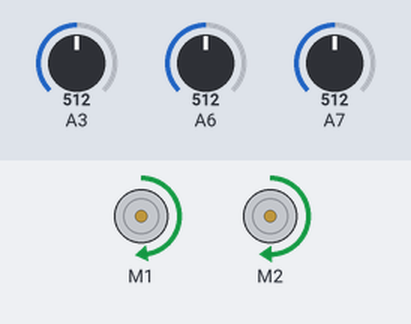
Simulated run of this sketch. Board: Arduino Nano, built with avr-gcc and run on an emulated ATmega328P. Parts: 2 × DC motor (green arrow = forward, orange = backward, longer = faster). The test bench sets the inputs (shaded band); at power-on: A7 = 512, A6 = 512, A3 = 512. What the sketch prints to the serial monitor is not drawn.

Above: at 3.7 s.
3.8 s: A7 set to 686
5.4 s: A7 set to 716
At 7.2 s:
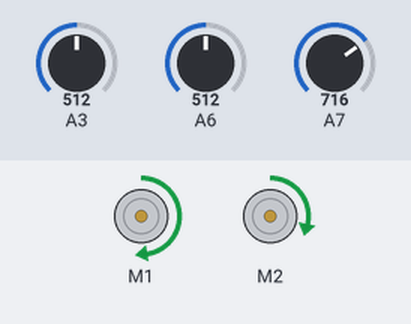
7.5 s: A6 set to 685
9.0 s: A6 set to 713
At 9.7 s:
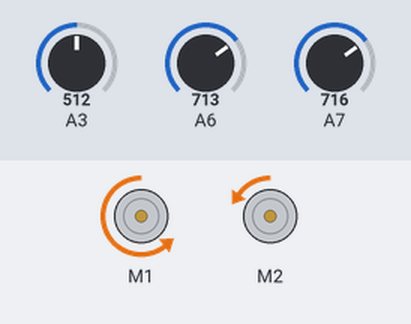
10.7 s: A3 set to 685
12.2 s: A3 set to 713
At 13.2 s:
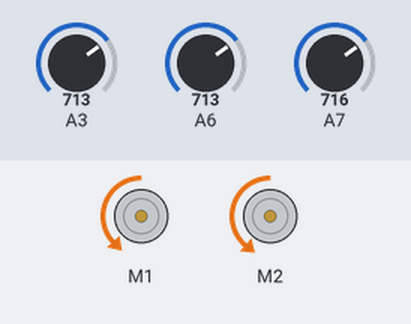
Timing chart, 0 to 14.7 s (numbered marks = the images above; inputs shaded):
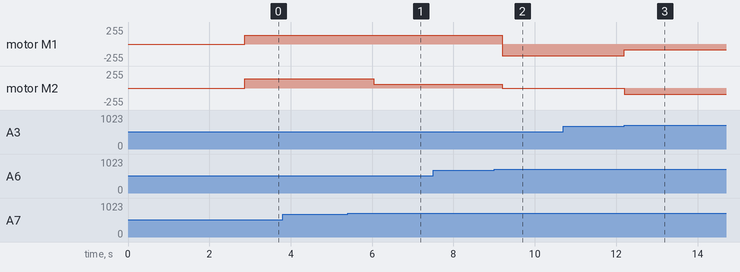

The sketch:

followTheLine.ino
```cpp
#include <RedBot.h>
RedBotSensor left = RedBotSensor(A3);   // initialize a left sensor object on A3
RedBotSensor center = RedBotSensor(A6); // initialize a center sensor object on A6
RedBotSensor right = RedBotSensor(A7);  // initialize a right sensor object on A7

#define LEFTSPEED 90  // sets the nominal speed. Set to any number from 0 - 255.
#define RIGHTSPEED 97  // sets the nominal speed. Set to any number from 0 - 255.
#define DELAYCOUNTER 350 // sets the nominal delay

RedBotMotors motors;
const int threshold = 700;

int leftSpeed;   // variable used to store the leftMotor speed
int rightSpeed;  // variable used to store the rightMotor speed
int impede;     // varibale used to increase the delay

void setup()
{
    Serial.begin(9600);
    Serial.println("Welcome to experiment 6.2 - Line Following");
    Serial.println("------------------------------------------");
    delay(2000);
    Serial.println("IR Sensor Readings: ");
    delay(500);
}

void loop()
{
//    findLine();
    follow();
    advance();
}

void advance() {
    motors.leftMotor(leftSpeed);
    motors.rightMotor(rightSpeed);
}

void follow()  {
    // if all sensors are over threshold then move forward
    if(left.read() >= threshold && center.read() >= threshold && right.read() >= threshold)
    {
        leftSpeed = LEFTSPEED;
        rightSpeed = -RIGHTSPEED;
    }

    // if the left sensor less than the threshold then turn right
    else if(left.read() < threshold && center.read() >= threshold && right.read() >= threshold)
    {
        leftSpeed = LEFTSPEED + 90;
        rightSpeed = -(RIGHTSPEED - 90);
    }

    // if the right sensor less than the threshold then turn left
    else if(left.read() >= threshold && center.read() >= threshold && right.read() < threshold)
    {
        leftSpeed = LEFTSPEED - 90;
        rightSpeed = -(RIGHTSPEED + 90);
    }
    else{
      findLine();
    }
}

void findLine(){
  impede = DELAYCOUNTER;
  if(center.read() < threshold && right.read() < threshold){
    leftSpeed = -LEFTSPEED - 40;
    rightSpeed = (RIGHTSPEED + 40);
    delay(impede);
//    impede + 100;
  }
  else if(left.read() < threshold && center.read() < threshold){
    leftSpeed = -(LEFTSPEED + 40);
    rightSpeed = RIGHTSPEED - 40;
    delay(impede);
//    impede + 100;
  }
}
```

Measured:
- the behaviour switches between 699 and 700 on A7 (found by bisection; images 0 and 1)
- the behaviour switches between 699 and 700 on A6 (found by bisection; images 1 and 2)
- the behaviour switches between 699 and 700 on A3 (found by bisection; images 2 and 3)
- after the input at 3.8 s, every drawn part: stays the same
- after the input at 5.4 s, motor M2: forward 136/255 → forward 56/255 after 0.64 s
- after the input at 7.5 s, every drawn part: stays the same
- after the input at 9.0 s, motor M1: forward 129/255 → backward 179/255 after 0.20 s; motor M2: forward 56/255 → backward 6/255 after 0.20 s
- after the input at 10.7 s, every drawn part: stays the same
- after the input at 12.2 s, motor M1: backward 179/255 → backward 89/255 at once; motor M2: backward 6/255 → backward 96/255 at once
